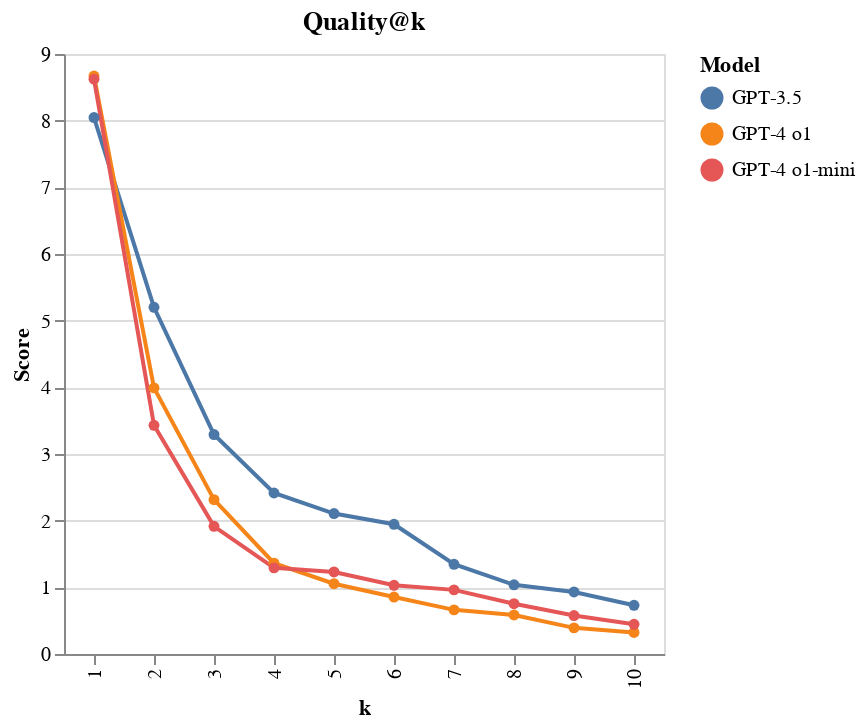

The cell this chart's notebook holds for it:
### Code cell
# Prepare data for quality at k
quality_data = []

for model, quality_at_k in {
    'GPT-3.5': [8.046, 5.200, 3.292, 2.415, 2.107, 1.946, 1.346, 1.038, 0.931, 0.731],
    'GPT-4 o1': [8.669, 3.992, 2.315, 1.362, 1.054, 0.854, 0.662, 0.585, 0.392, 0.323],
    'GPT-4 o1-mini': [8.623, 3.431, 1.915, 1.292, 1.231, 1.031, 0.962, 0.754, 0.577, 0.446]
}.items():
    for k, quality in enumerate(quality_at_k, 1):
        quality_data.append({
            "model": model,
            "k": k,
            "quality": quality,
        })

quality_df = pd.DataFrame(quality_data)

# Create quality at k visualization
quality_plot = alt.Chart(quality_df).mark_line(point=True).encode(
    x=alt.X('k:O', title='k'),
    y=alt.Y('quality:Q', title='Score'),
    color=alt.Color('model:N', legend=alt.Legend(title='Model')),
).properties(
    width=300,
    height=300,
    title='Quality@k'
)
quality_plot

### Figure 1 — Vega-Lite specification as saved in the notebook (floating-point values rounded to 4 significant figures)
{"config": {"title": {"font": "TeX Gyre Pagella"}, "axis": {"labelFont": "TeX Gyre Pagella", "titleFont": "TeX Gyre Pagella"}, "header": {"labelFont": "TeX Gyre Pagella", "titleFont": "TeX Gyre Pagella"}, "legend": {"labelFont": "TeX Gyre Pagella", "titleFont": "TeX Gyre Pagella"}}, "data": {"name": "data-b6304163724f34c5bfbaff9745181ed8"}, "mark": {"type": "line", "point": true}, "encoding": {"color": {"field": "model", "legend": {"title": "Model"}, "type": "nominal"}, "x": {"field": "k", "title": "k", "type": "ordinal"}, "y": {"field": "quality", "title": "Score", "type": "quantitative"}}, "height": 300, "title": "Quality@k", "width": 300, "$schema": "https://vega.github.io/schema/vega-lite/v5.20.1.json", "datasets": {"data-b6304163724f34c5bfbaff9745181ed8": [{"model": "GPT-3.5", "k": 1, "quality": 8.046}, {"model": "GPT-3.5", "k": 2, "quality": 5.2}, {"model": "GPT-3.5", "k": 3, "quality": 3.292}, {"model": "GPT-3.5", "k": 4, "quality": 2.415}, {"model": "GPT-3.5", "k": 5, "quality": 2.107}, {"model": "GPT-3.5", "k": 6, "quality": 1.946}, {"model": "GPT-3.5", "k": 7, "quality": 1.346}, {"model": "GPT-3.5", "k": 8, "quality": 1.038}, {"model": "GPT-3.5", "k": 9, "quality": 0.931}, {"model": "GPT-3.5", "k": 10, "quality": 0.731}, {"model": "GPT-4 o1", "k": 1, "quality": 8.669}, {"model": "GPT-4 o1", "k": 2, "quality": 3.992}, {"model": "GPT-4 o1", "k": 3, "quality": 2.315}, {"model": "GPT-4 o1", "k": 4, "quality": 1.362}, {"model": "GPT-4 o1", "k": 5, "quality": 1.054}, {"model": "GPT-4 o1", "k": 6, "quality": 0.854}, {"model": "GPT-4 o1", "k": 7, "quality": 0.662}, {"model": "GPT-4 o1", "k": 8, "quality": 0.585}, {"model": "GPT-4 o1", "k": 9, "quality": 0.392}, {"model": "GPT-4 o1", "k": 10, "quality": 0.323}, {"model": "GPT-4 o1-mini", "k": 1, "quality": 8.623}, {"model": "GPT-4 o1-mini", "k": 2, "quality": 3.431}, {"model": "GPT-4 o1-mini", "k": 3, "quality": 1.915}, {"model": "GPT-4 o1-mini", "k": 4, "quality": 1.292}, {"model": "GPT-4 o1-mini", "k": 5, "quality": 1.231}, {"model": "GPT-4 o1-mini", "k": 6, "quality": 1.031}, {"model": "GPT-4 o1-mini", "k": 7, "quality": 0.962}, {"model": "GPT-4 o1-mini", "k": 8, "quality": 0.754}, {"model": "GPT-4 o1-mini", "k": 9, "quality": 0.577}, {"model": "GPT-4 o1-mini", "k": 10, "quality": 0.446}]}}
